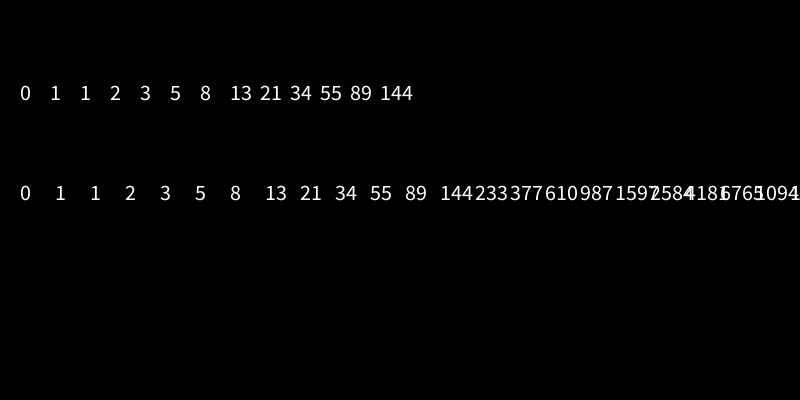
Frame 1 (no input)
Frame 60 (the mouse pressed at the canvas centre just before this capture): identical to frame 1, image omitted
Frame 120 (the mouse held since frame 60 and released just before this capture): identical to frame 1, image omitted

The Processing sketch that drew this single still picture (run headless with seeded random() and noise(); from frame 60 on, the mouse is pressed at the canvas centre):

// Processing sketch: serieFibonacci
// ── serieFibonacci.pde
int [] serie = {0, 1, 1, 2, 3, 5, 8, 13, 21, 34, 55, 89, 144};
int [] fibo = new int[50];
void setup() {
  size(800, 400);
  textSize(22);
  fibo[0] = 0;
  fibo[1] = 1;
  for (int i=2; i<fibo.length; i++) {
    fibo[i] = fibo[i-1]+fibo[i-2];
  }
}
void draw() {
  background(0);
  for (int i=0; i<serie.length; i++) {
    text(serie[i], 20+i*30, 100);
  }
  for (int i=0; i<fibo.length; i++) {

    text(fibo[i], 20+i*35, 200);
  }
}
